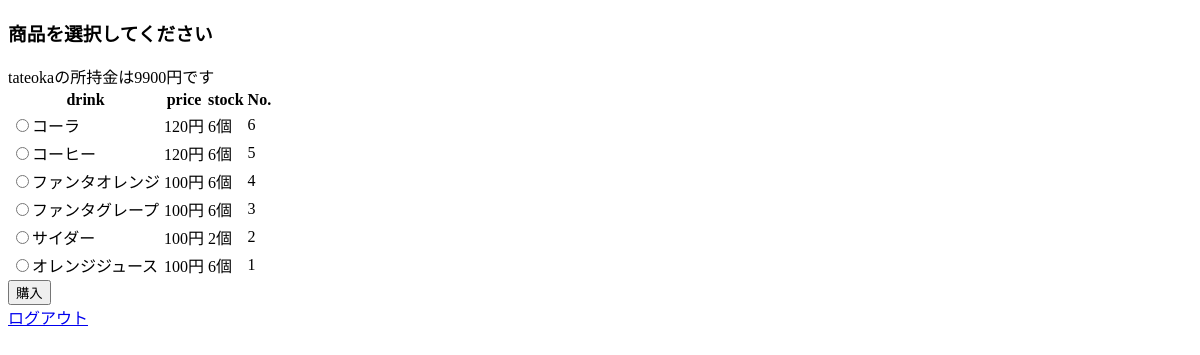
The page /toppage.php (signed in) on the database as committed earlier.
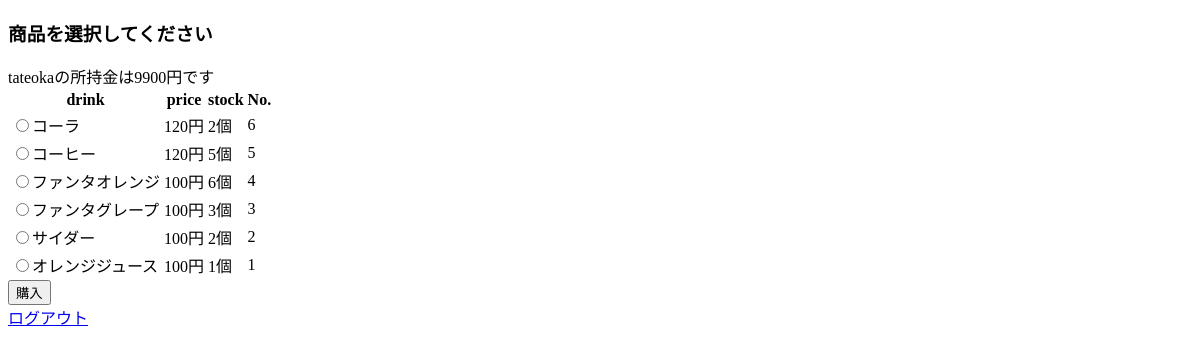
The same page on the database as committed later.
### tables this page shows
CREATE TABLE "user" (
	`id`	INTEGER PRIMARY KEY AUTOINCREMENT,
	`money`	INTEGER,
	`name`	TEXT
, password text);

CREATE TABLE "product" (
	`id`	INTEGER PRIMARY KEY AUTOINCREMENT,
	`name`	TEXT,
	`price`	INTEGER
);

CREATE TABLE "stock" (
	`id`	INTEGER PRIMARY KEY AUTOINCREMENT,
	`product_id`	INTEGER,
	`number`	INTEGER
);

### functions.php (called while the page is built, shortened)
<?php
function generate_token()
{
  return hash('sha256', session_id());
}
function h($str)
{
  return htmlspecialchars($str, ENT_QUOTES, 'UTF-8');
}

### toppage.php (the view, shortened to what this page needs)
<?php
require_once __DIR__ . '/functions.php';
$pdo = new pdo("sqlite:anohako.sqlite");
$pdo->setattribute(PDO::ATTR_ERRMODE, PDO::ERRMODE_WARNING);
$st = $pdo->query("select * from product order by id desc");
$product = $st->fetchAll();
$user = $_SESSION['username'];
$st = $pdo->query("select money from user where name = '" . $user . "';");
$money = $st->fetchAll();
?>
<!DOCTYPE html>
<html lang="ja">
  <head>
  </head>
  <body>
    <h3>商品を選択してください</h3>
      <?php print $_SESSION['username'] . "の所持金は" . $money[0]['money']. "円です"; ?>
      <form action="shopping_submit.php" method="get">
        <table>
          <tr>
            <th>drink</th>
            <th>price</th>
            <th>stock</th>
            <th>No.</th>
          </tr>
          <?php
          foreach($product as $p) {
            print '<tr>';
            print '<td><input type="radio" name="productname" value="'. $p["name"] .'">' . $p["name"] . '</th>';
            print '<td>' . $p["price"] . '円</th>';
            $st = $pdo->query("select * from stock where id =" .$p["id"] . ";");
            $stock = $st->fetchAll();
            print '<td>'.$stock[0]["number"].'個</td>';
            print '<td>'.$stock[0]["product_id"].'</td>';
            print '</tr>';
          }
          ?>
       </table>
       <input type="submit" value="購入">
     </form>
     <a href="/logout.php?token=<?=h(generate_token())?>">ログアウト</a>
  </body>
</html>

Rows that differ between the two databases and show on the page:
changed through a linked row, product "コーラ": stock.number "6" → "2"
changed through a linked row, product "コーヒー": stock.number "6" → "5"
changed through a linked row, product "ファンタグレープ": stock.number "6" → "3"
changed through a linked row, product "オレンジジュース": stock.number "6" → "1"
